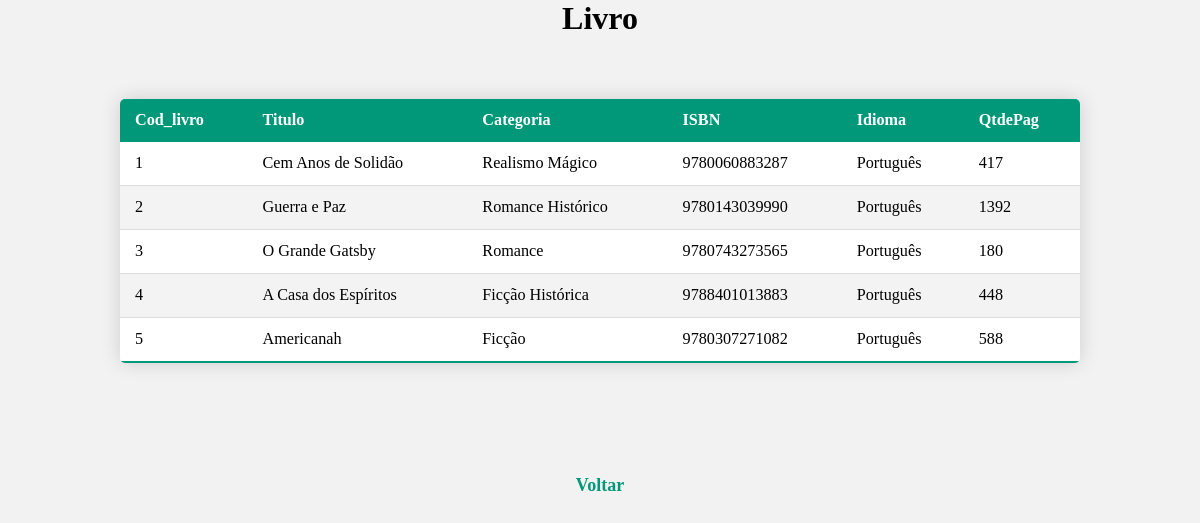
The app's page /AcessoBD/ListarLivro.php with its own data.
### tables this page shows
CREATE TABLE `livro` (
  `Cod_livro` int(11) NOT NULL,
  `Titulo` varchar(30) NOT NULL,
  `Categoria` varchar(30) NOT NULL,
  `ISBN` varchar(13) NOT NULL,
  `Idioma` varchar(20) NOT NULL,
  `QtdePag` int(11) NOT NULL
);

### AcessoBD/Livro.php (called while the page is built, shortened)
<?php
class Livro
{
    function listar() {
        try {
            $this->conn = new Conectar();
            @$sql = $this->conn->query("SELECT * FROM livro");
            @$sql->execute();
            return $sql->fetchAll();
        } catch (PDOException $exc) {
            echo "Erro ao executar consulta. " . $exc->getMessage();
        } finally {
            $this->conn = null;
        }
    }
}

### AcessoBD/ListarLivro.php (the view, shortened to what this page needs)
<!DOCTYPE html>
<html lang="en">
<head>
    <link rel="stylesheet" href="../style/tabelas.css">
</head>
<body>
    <center><font face="Century Gothic" size="6"><b>Livro</b><br><br><font size="4">
<?php
include_once "livro.php";
$a = new Livro();
$pro = $a->listar();
?>
<table class="estilo-tabela">
    <thead>
        <tr>
            <th>Cod_livro</th>
            <th>Titulo</th>
            <th>Categoria</th>
            <th>ISBN</th>
            <th>Idioma</th>
            <th>QtdePag</th>
        </tr>
    </thead>
    <tbody>
<?php
foreach ($pro as $pro_mostrar)
{
    echo "<tr>";
    echo "<td>" . $pro_mostrar['Cod_livro'] . "</td>";
    echo "<td>" . $pro_mostrar['Titulo'] . "</td>";
    echo "<td>" . $pro_mostrar['Categoria'] . "</td>";
    echo "<td>" . $pro_mostrar['ISBN'] . "</td>";
    echo "<td>" . $pro_mostrar['Idioma'] . "</td>";
    echo "<td>" . $pro_mostrar['QtdePag'] . "</td>";
    echo "</tr>";
}
?>
    </tbody>
</table>
<br><br>
<a href="../menu.html">Voltar</a>
</body>
</html>

### style/tabelas.css (style rules this page uses)
body { font-family: 'Century Gothic', sans-serif; margin: 0; padding: 0; background-color: #f2f2f2; }
.estilo-tabela { border-collapse: collapse; margin: 25px auto; font-size: 0.9em; min-width: 600px; border-radius: 5px; overflow: hidden; box-shadow: 0 0 20px rgba(0, 0, 0, 0.15); width: 80%; background-color: #fff; }
.estilo-tabela thead tr { background-color: #009879; color: #ffffff; text-align: left; font-weight: bold; }
.estilo-tabela th, .estilo-tabela td { padding: 12px 15px; }
.estilo-tabela tbody tr { border-bottom: 1px solid #dddddd; }
.estilo-tabela tbody tr:nth-of-type(even) { background-color: #f3f3f3; }
.estilo-tabela tbody tr:last-of-type { border-bottom: 2px solid #009879; }
a { text-decoration: none; color: #009879; font-weight: bold; }

### records on screen
livro: Cod_livro "1", Titulo "Cem Anos de Solidão", Categoria "Realismo Mágico", ISBN "9780060883287", Idioma "Português", QtdePag "417"
livro: Cod_livro "2", Titulo "Guerra e Paz", Categoria "Romance Histórico", ISBN "9780143039990", Idioma "Português", QtdePag "1392"
livro: Cod_livro "3", Titulo "O Grande Gatsby", Categoria "Romance", ISBN "9780743273565", Idioma "Português", QtdePag "180"
livro: Cod_livro "4", Titulo "A Casa dos Espíritos", Categoria "Ficção Histórica", ISBN "9788401013883", Idioma "Português", QtdePag "448"
livro: Cod_livro "5", Titulo "Americanah", Categoria "Ficção", ISBN "9780307271082", Idioma "Português", QtdePag "588"
